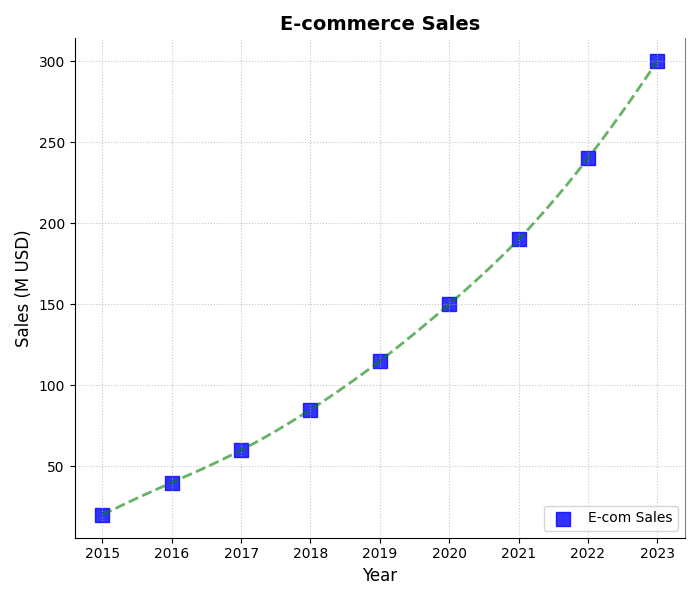

Generate this figure with Python:
import matplotlib.pyplot as plt
import numpy as np
from scipy.interpolate import make_interp_spline

years = np.array([2015, 2016, 2017, 2018, 2019, 2020, 2021, 2022, 2023])
e_commerce_sales = np.array([20, 40, 60, 85, 115, 150, 190, 240, 300])

fig, ax1 = plt.subplots(figsize=(7, 6))

# Scatter plot with a different marker type and color
ax1.scatter(years, e_commerce_sales, color='blue', label='E-com Sales', marker='s', s=100, alpha=0.8)

years_fine = np.linspace(years.min(), years.max(), 300)
e_commerce_spline = make_interp_spline(years, e_commerce_sales)(years_fine)

# Smoothed line with a different line style and color
ax1.plot(years_fine, e_commerce_spline, color='green', linestyle='--', linewidth=2, alpha=0.6)

ax1.set_title("E-commerce Sales", fontsize=14, weight='bold')
ax1.set_xlabel("Year", fontsize=12)
ax1.set_ylabel("Sales (M USD)", fontsize=12)

# Legend moved to a different location
ax1.legend(loc='lower right')

# Grid with different line style
ax1.grid(True, linestyle=':', alpha=0.7)

# Different border style and color
ax1.spines['top'].set_visible(False)
ax1.spines['right'].set_color('grey')

plt.tight_layout()
plt.show()
